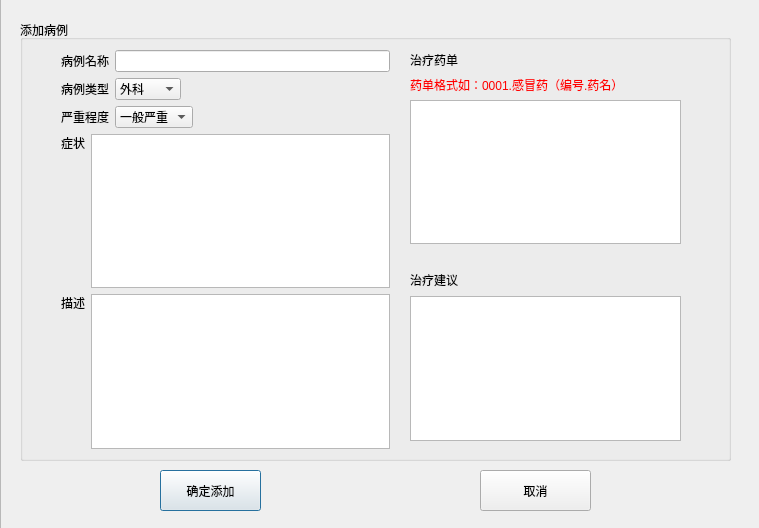
<?xml version="1.0" encoding="UTF-8"?>
<ui version="4.0">
 <class>Disease</class>
 <widget class="QDialog" name="Disease">
  <property name="geometry">
   <rect>
    <x>0</x>
    <y>0</y>
    <width>759</width>
    <height>528</height>
   </rect>
  </property>
  <property name="windowTitle">
   <string>添加病例</string>
  </property>
  <property name="windowIcon">
   <iconset>
    <normaloff>:/new/prefix1/C:/Users/Administrator.QH-20141214JPFU/Pictures/0]48MKQOOPNTW%60}V2NM]L.png</normaloff>:/new/prefix1/C:/Users/Administrator.QH-20141214JPFU/Pictures/0]48MKQOOPNTW%60}V2NM]L.png</iconset>
  </property>
  <widget class="QGroupBox" name="groupBox">
   <property name="geometry">
    <rect>
     <x>20</x>
     <y>20</y>
     <width>711</width>
     <height>441</height>
    </rect>
   </property>
   <property name="styleSheet">
    <string notr="true">font: 75 10pt &quot;黑体&quot;;</string>
   </property>
   <property name="title">
    <string>添加病例</string>
   </property>
   <widget class="QWidget" name="layoutWidget">
    <property name="geometry">
     <rect>
      <x>390</x>
      <y>30</y>
      <width>271</width>
      <height>391</height>
     </rect>
    </property>
    <layout class="QVBoxLayout" name="verticalLayout_5">
     <item>
      <layout class="QHBoxLayout" name="horizontalLayout_7">
       <item>
        <widget class="QLabel" name="label_6">
         <property name="text">
          <string>治疗药单</string>
         </property>
        </widget>
       </item>
       <item>
        <spacer name="horizontalSpacer_7">
         <property name="orientation">
          <enum>Qt::Horizontal</enum>
         </property>
         <property name="sizeHint" stdset="0">
          <size>
           <width>40</width>
           <height>20</height>
          </size>
         </property>
        </spacer>
       </item>
      </layout>
     </item>
     <item>
      <widget class="QLabel" name="label_8">
       <property name="styleSheet">
        <string notr="true">font: 75 8pt &quot;楷体&quot;;
color: rgb(255, 0, 0);</string>
       </property>
       <property name="text">
        <string>药单格式如：0001.感冒药（编号.药名）</string>
       </property>
      </widget>
     </item>
     <item>
      <widget class="QTextEdit" name="tdmedic">
       <property name="html">
        <string>&lt;!DOCTYPE HTML PUBLIC &quot;-//W3C//DTD HTML 4.0//EN&quot; &quot;http://www.w3.org/TR/REC-html40/strict.dtd&quot;&gt;
&lt;html&gt;&lt;head&gt;&lt;meta name=&quot;qrichtext&quot; content=&quot;1&quot; /&gt;&lt;style type=&quot;text/css&quot;&gt;
p, li { white-space: pre-wrap; }
&lt;/style&gt;&lt;/head&gt;&lt;body style=&quot; font-family:'黑体'; font-size:10pt; font-weight:72; font-style:normal;&quot;&gt;
&lt;p style=&quot;-qt-paragraph-type:empty; margin-top:0px; margin-bottom:0px; margin-left:0px; margin-right:0px; -qt-block-indent:0; text-indent:0px; font-family:'SimSun'; font-size:9pt; font-weight:400;&quot;&gt;&lt;br /&gt;&lt;/p&gt;&lt;/body&gt;&lt;/html&gt;</string>
       </property>
      </widget>
     </item>
     <item>
      <spacer name="horizontalSpacer_9">
       <property name="orientation">
        <enum>Qt::Horizontal</enum>
       </property>
       <property name="sizeHint" stdset="0">
        <size>
         <width>40</width>
         <height>20</height>
        </size>
       </property>
      </spacer>
     </item>
     <item>
      <layout class="QHBoxLayout" name="horizontalLayout_8">
       <item>
        <widget class="QLabel" name="label_7">
         <property name="text">
          <string>治疗建议</string>
         </property>
        </widget>
       </item>
       <item>
        <spacer name="horizontalSpacer_8">
         <property name="orientation">
          <enum>Qt::Horizontal</enum>
         </property>
         <property name="sizeHint" stdset="0">
          <size>
           <width>40</width>
           <height>20</height>
          </size>
         </property>
        </spacer>
       </item>
      </layout>
     </item>
     <item>
      <widget class="QTextEdit" name="tsugge"/>
     </item>
    </layout>
   </widget>
   <widget class="QWidget" name="layoutWidget">
    <property name="geometry">
     <rect>
      <x>41</x>
      <y>30</y>
      <width>329</width>
      <height>399</height>
     </rect>
    </property>
    <layout class="QVBoxLayout" name="verticalLayout_3">
     <item>
      <layout class="QHBoxLayout" name="horizontalLayout">
       <item>
        <widget class="QLabel" name="label">
         <property name="text">
          <string>病例名称</string>
         </property>
        </widget>
       </item>
       <item>
        <widget class="QLineEdit" name="diname"/>
       </item>
      </layout>
     </item>
     <item>
      <layout class="QHBoxLayout" name="horizontalLayout_2">
       <item>
        <widget class="QLabel" name="label_2">
         <property name="text">
          <string>病例类型</string>
         </property>
        </widget>
       </item>
       <item>
        <widget class="QComboBox" name="cditype">
         <item>
          <property name="text">
           <string>外科</string>
          </property>
         </item>
         <item>
          <property name="text">
           <string>内科</string>
          </property>
         </item>
         <item>
          <property name="text">
           <string>眼科</string>
          </property>
         </item>
         <item>
          <property name="text">
           <string>妇科</string>
          </property>
         </item>
         <item>
          <property name="text">
           <string>妇产科</string>
          </property>
         </item>
         <item>
          <property name="text">
           <string>男科</string>
          </property>
         </item>
        </widget>
       </item>
       <item>
        <spacer name="horizontalSpacer">
         <property name="orientation">
          <enum>Qt::Horizontal</enum>
         </property>
         <property name="sizeHint" stdset="0">
          <size>
           <width>40</width>
           <height>20</height>
          </size>
         </property>
        </spacer>
       </item>
      </layout>
     </item>
     <item>
      <layout class="QHBoxLayout" name="horizontalLayout_3">
       <item>
        <widget class="QLabel" name="label_3">
         <property name="text">
          <string>严重程度</string>
         </property>
        </widget>
       </item>
       <item>
        <widget class="QComboBox" name="cdirank">
         <item>
          <property name="text">
           <string>一般严重</string>
          </property>
         </item>
         <item>
          <property name="text">
           <string>较严重</string>
          </property>
         </item>
         <item>
          <property name="text">
           <string>非常严重</string>
          </property>
         </item>
         <item>
          <property name="text">
           <string>没得治</string>
          </property>
         </item>
        </widget>
       </item>
       <item>
        <spacer name="horizontalSpacer_2">
         <property name="orientation">
          <enum>Qt::Horizontal</enum>
         </property>
         <property name="sizeHint" stdset="0">
          <size>
           <width>40</width>
           <height>20</height>
          </size>
         </property>
        </spacer>
       </item>
      </layout>
     </item>
     <item>
      <layout class="QHBoxLayout" name="horizontalLayout_4">
       <item>
        <layout class="QVBoxLayout" name="verticalLayout">
         <item>
          <widget class="QLabel" name="label_4">
           <property name="text">
            <string>症状</string>
           </property>
          </widget>
         </item>
         <item>
          <spacer name="verticalSpacer">
           <property name="orientation">
            <enum>Qt::Vertical</enum>
           </property>
           <property name="sizeHint" stdset="0">
            <size>
             <width>20</width>
             <height>40</height>
            </size>
           </property>
          </spacer>
         </item>
        </layout>
       </item>
       <item>
        <widget class="QTextEdit" name="tdisymb"/>
       </item>
      </layout>
     </item>
     <item>
      <layout class="QHBoxLayout" name="horizontalLayout_5">
       <item>
        <layout class="QVBoxLayout" name="verticalLayout_2">
         <item>
          <widget class="QLabel" name="label_5">
           <property name="text">
            <string>描述</string>
           </property>
          </widget>
         </item>
         <item>
          <spacer name="verticalSpacer_2">
           <property name="orientation">
            <enum>Qt::Vertical</enum>
           </property>
           <property name="sizeHint" stdset="0">
            <size>
             <width>20</width>
             <height>40</height>
            </size>
           </property>
          </spacer>
         </item>
        </layout>
       </item>
       <item>
        <widget class="QTextEdit" name="tdidesc"/>
       </item>
      </layout>
     </item>
    </layout>
   </widget>
  </widget>
  <widget class="QFrame" name="frame">
   <property name="geometry">
    <rect>
     <x>0</x>
     <y>-10</y>
     <width>761</width>
     <height>561</height>
    </rect>
   </property>
   <property name="styleSheet">
    <string notr="true">border-image: url(:/new/prefix1/image/38.jpg);</string>
   </property>
   <property name="frameShape">
    <enum>QFrame::StyledPanel</enum>
   </property>
   <property name="frameShadow">
    <enum>QFrame::Raised</enum>
   </property>
  </widget>
  <widget class="QPushButton" name="OK">
   <property name="geometry">
    <rect>
     <x>160</x>
     <y>470</y>
     <width>101</width>
     <height>41</height>
    </rect>
   </property>
   <property name="text">
    <string>确定添加</string>
   </property>
  </widget>
  <widget class="QPushButton" name="NO">
   <property name="geometry">
    <rect>
     <x>480</x>
     <y>470</y>
     <width>111</width>
     <height>41</height>
    </rect>
   </property>
   <property name="text">
    <string>取消</string>
   </property>
  </widget>
  <zorder>frame</zorder>
  <zorder>groupBox</zorder>
  <zorder>OK</zorder>
  <zorder>NO</zorder>
 </widget>
 <tabstops>
  <tabstop>diname</tabstop>
  <tabstop>cditype</tabstop>
  <tabstop>cdirank</tabstop>
  <tabstop>tdisymb</tabstop>
  <tabstop>tdidesc</tabstop>
  <tabstop>tdmedic</tabstop>
  <tabstop>tsugge</tabstop>
  <tabstop>OK</tabstop>
  <tabstop>NO</tabstop>
 </tabstops>
 <resources/>
 <connections/>
</ui>
